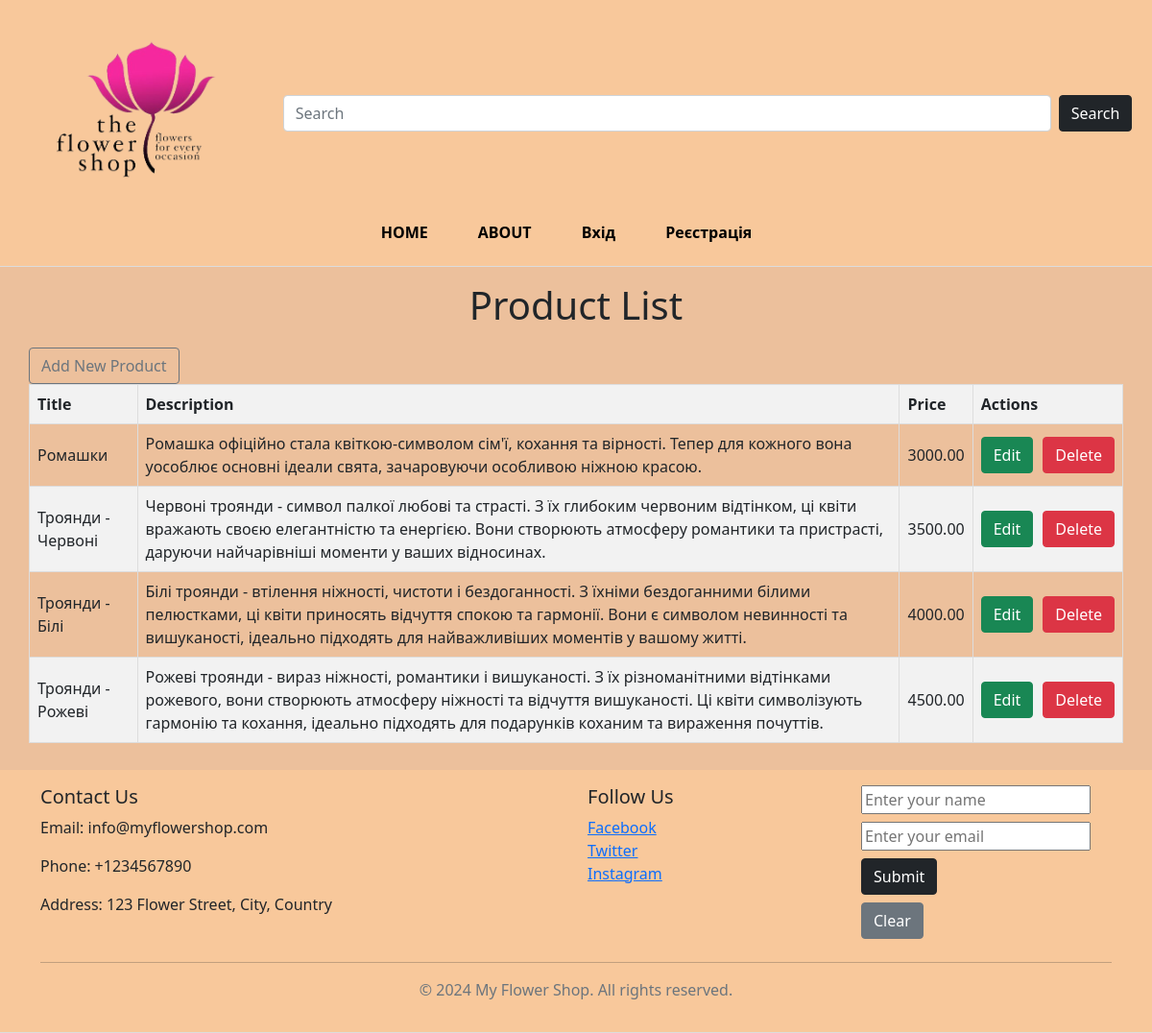
Screenshot of /table/ with the database file from the repository.
### main/models.py (models this page shows, shortened)
class Product(models.Model):
    title = models.CharField(max_length=100)
    description = models.TextField()
    price = models.DecimalField(max_digits=10, decimal_places=2)
    image = models.ImageField(upload_to='static/img/')
    short_description = models.ForeignKey(ProductDescription, on_delete=models.SET_NULL, null=True)

### main/views.py (the view)
# urls.py: path('table/', ProductListView.as_view(), name='table'),
class ProductListView(ListView):
    model = Product
    template_name = 'main/table.html'
    context_object_name = 'products'

### templates/main/table.html (shortened to what this page needs)
{% extends 'main/base.html' %}
{% block product_content %}
<h1 class="table-title">Product List</h1>
<a href="{% url 'product_new' %}" class="btn btn-outline-secondary" style="width: auto;">Add New Product</a>
<table class="product-table">
    <thead>
        <tr>
            <th>Title</th>
            <th>Description</th>
            <th>Price</th>
            <th>Actions</th>
        </tr>
    </thead>
    <tbody>
        {% for product in products %}
        <tr>
            <td>{{ product.title }}</td>
            <td>{{ product.description }}</td>
            <td>{{ product.price }}</td>
            <td>
                <div style="display: flex;">
                    <a href="{% url 'product_edit' product.id %}" class="btn btn-success" style="margin-right: 10px;">Edit</a>
                    <a href="{% url 'product_delete' product.id %}" class="btn btn-danger">Delete</a>
                </div>
            </td>
        </tr>
        {% endfor %}
    </tbody>
</table>
{% endblock %}

### static/css/styles.css (style rules this page uses)
body { margin: 0; padding: 0; background: #ecc09c; overflow-x: hidden; }
.table-title { text-align: center; margin-bottom: 20px; }
.product-table { width: 100%; border-collapse: collapse; }
.product-table th, .product-table td { border: 1px solid #dddddd; padding: 8px; text-align: left; }
.product-table th { background-color: #f2f2f2; }
.product-table tr:nth-child(even) { background-color: #f2f2f2; }

### templates/main/table.html (style rules this page uses)
table { margin-bottom: 28px; }

### rows the page displays
Product: title "Ромашки", description "Ромашка офіційно стала квіткою-символом сім'ї, кохання та вірності. Тепер для кожного вона уособлює основні ідеали свята, зачаровуючи особливою ніжною красою.", price "3000.00"
Product: title "Троянди - Червоні", description "Червоні троянди - символ палкої любові та страсті. З їх глибоким червоним відтінком, ці квіти вражають своєю елегантністю та енергією. Вони створюють атмосферу романтики та пристрасті, даруючи найчарівніші моменти у ваших відносинах.", price "3500.00"
Product: title "Троянди - Білі", description "Білі троянди - втілення ніжності, чистоти і бездоганності. З їхніми бездоганними білими пелюстками, ці квіти приносять відчуття спокою та гармонії. Вони є символом невинності та вишуканості, ідеально підходять для найважливіших моментів у вашому житті.", price "4000.00"
Product: title "Троянди - Рожеві", description "Рожеві троянди - вираз ніжності, романтики і вишуканості. З їх різноманітними відтінками рожевого, вони створюють атмосферу ніжності та відчуття вишуканості. Ці квіти символізують гармонію та кохання, ідеально підходять для подарунків коханим та вираження почуттів.", price "4500.00"
